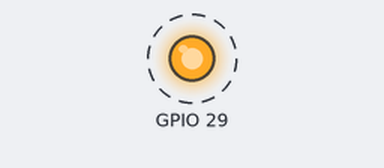
Bench run of a program on a simulated Raspberry Pi (BCM pin numbers). Parts: output pins drawn as LEDs (lit = HIGH). Dashed ring = blinking. What the program prints to the terminal is not drawn.

Above: at 0.5 s.
Timing chart, 0 to 4.6 s (numbered marks = the images above):
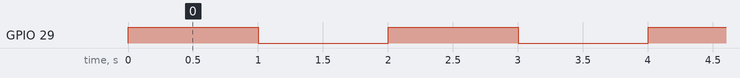

Measured:
- by itself, GPIO 29: alternates HIGH for 1.0 s and LOW for 1.0 s

The program:

gpio.py
```python
#!/bin/python3

#DOC - https://pypi.org/project/gpiod/

import time
import gpiod

GPIO_LINE = 29

chip = gpiod.Chip("/dev/gpiochip0")

line = chip.get_line(29)
line.request(consumer="toogle-example", type=gpiod.LINE_REQ_DIR_OUT)


try:
    while True:
        line.set_value(1)
        time.sleep(1)
        print(f"GPIO {GPIO_LINE} HIGH")
        line.set_value(0)
        time.sleep(1)
        print(f"GPIO {GPIO_LINE} LOW")
except KeyboardInterrupt:
    print("Interrompido pelo usuário")

finally:
    line.release() 
```
